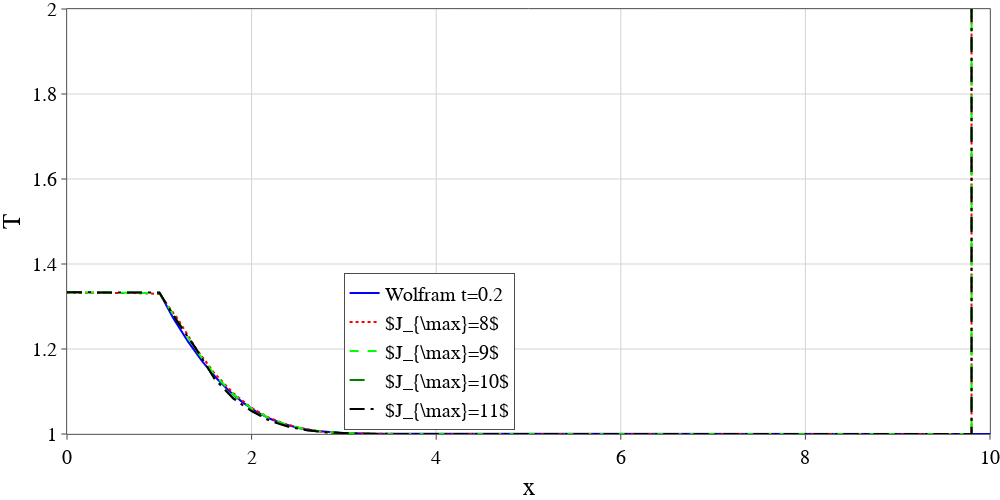
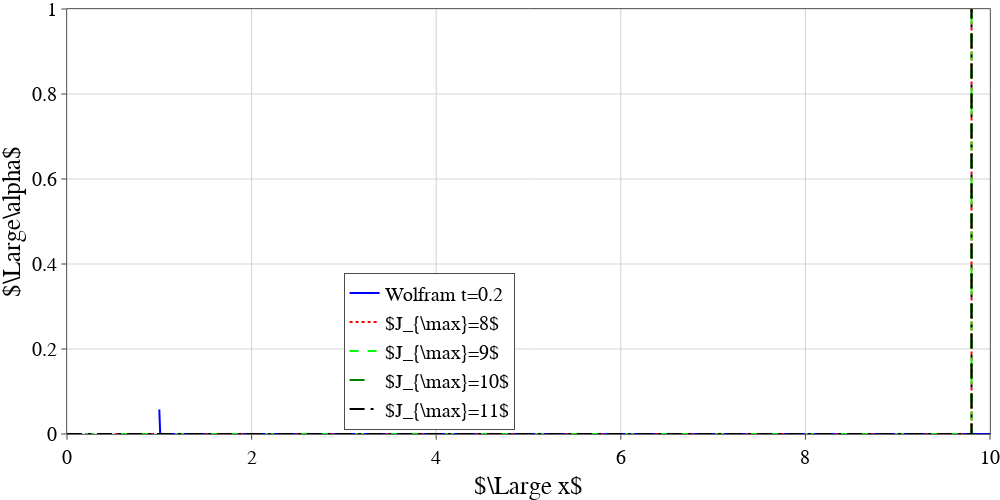

The code cell stored with these charts, in order, in its notebook:
### Code cell
tfix = [0.2]
tfixsn = "_".join(map(str, tfix))
list_x = []
list_y = []

names = []
for tf in tfix:
    print(f"tfix={tf}")
    list_x.append(data_w_tfix[tf]['x'])
    list_y.append(data_w_tfix[tf]['T'])
    names.append(f'Wolfram t={tf}')
    for lev in levs:
        print(f"lev={lev}")
        list_x.append(data_b_tfix[lev][tf]['x'])
        list_y.append(data_b_tfix[lev][tf]['T'])
        names.append(r'$J_{\max}=' + str(lev) + "$")


plot_graph(list_x, list_y, names, xtitle='x', ytitle='T', image_name=f'Couette_T_x_t={tfixsn}.pdf', list_x_fill=[], list_y_fill=[], mode=['lines']*20, \
           dash=['solid', 'dot', 'dash', 'longdash', 'longdashdot']*5, \
           colors=['blue', 'red', 'hsv(120,100,100)', 'green', 'black' ]*5, \
           marker_size=2, xrange =[0, 10], yrange = [1,2], \
           marker_style = ['circle', 'circle', 'triangle-down','square', 'diamond', 'cross',  'x-thin', 'cross-thin' ], \
           width=1000, height=500, path=MYPATH, yanchor='auto', y0_anchor=0.01, xanchor='left', x0_anchor=0.3)

list_x = []
list_y = []
for tf in tfix:
    print(f"tfix={tf}")
    list_x.append(data_w_tfix[tf]['x'])
    list_y.append(data_w_tfix[tf]['alpha'])
    for lev in levs:
        print(f"lev={lev}")
        list_x.append(data_b_tfix[lev][tf]['x'])
        list_y.append(data_b_tfix[lev][tf]['alpha'])
    
plot_graph(list_x, list_y, names, xtitle=r'$\Large x$', ytitle=r'$\Large\alpha$', image_name=f'Couette_alpha_x_t={tfixsn}.pdf', list_x_fill=[], list_y_fill=[], mode=['lines']*20, \
           dash=['solid', 'dot', 'dash', 'longdash', 'longdashdot']*5, \
           colors=['blue', 'red', 'hsv(120,100,100)', 'green', 'black' ]*5, \
           marker_size=2, xrange =[0, 10], yrange = [0,1], \
           marker_style = ['circle', 'circle', 'triangle-down','square', 'diamond', 'cross',  'x-thin', 'cross-thin' ], \
           width=1000, height=500, path=MYPATH, yanchor='auto', y0_anchor=0.01, xanchor='left', x0_anchor=0.3)

### Figure 1 — Plotly figure (JSON) as saved in the notebook; plotly's stock layout.template omitted (floating-point values rounded to 4 significant figures; data arrays with more than 128 entries replaced by an {"elided": "..."} marker saying what was removed)
{"data": [{"line": {"color": "blue", "dash": "solid", "width": 2}, "marker": {"line": {"color": "blue", "width": 1}, "size": 2, "symbol": "circle"}, "mode": "lines", "name": "Wolfram t=0.2", "textfont": {"color": "LightSeaGreen", "family": "Times New Roman", "size": 18}, "type": "scatter", "x": {"elided": "901 float values"}, "y": {"elided": "901 float values"}}, {"line": {"color": "red", "dash": "dot", "width": 2}, "marker": {"line": {"color": "red", "width": 1}, "size": 2, "symbol": "circle"}, "mode": "lines", "name": "$J_{\\max}=8$", "textfont": {"color": "LightSeaGreen", "family": "Times New Roman", "size": 18}, "type": "scatter", "x": [0, 0.2, 0.4, 0.6, 0.8, 1, 1.2, 1.4, 1.6, 1.8, 2, 2.2, 2.4, 2.6, 2.8, 3, 3.2, 3.4, 3.6, 3.8, 4, 4.2, 4.4, 4.6, 4.8, 5, 5.2, 5.4, 5.6, 5.8, 6, 6.2, 6.4, 6.6, 6.8, 7, 7.2, 7.4, 7.6, 7.8, 8, 8.2, 8.4, 8.6, 8.8, 9, 9.2, 9.4, 9.6, 9.8, 10, 10.2, 10.4, 10.6, 10.8, 11, 11.2, 11.4, 11.6, 11.8, 12, 12.2, 12.4, 12.6, 12.8, 13, 13.2, 13.4, 13.6, 13.8, 14, 14.2, 14.4, 14.6, 14.8, 15, 15.2, 15.4, 15.6, 15.8, 16, 16.2, 16.4, 16.6, 16.8, 17, 17.2, 17.4, 17.6, 17.8, 18, 18.2, 18.4, 18.6, 18.8, 19, 19.2, 19.4, 19.6, 19.8, 20], "y": [1.333, 1.333, 1.333, 1.332, 1.331, 1.33, 1.271, 1.201, 1.142, 1.096, 1.062, 1.037, 1.021, 1.011, 1.004, 1.002, 1.001, 1.0, 1.0, 1.0, 1.0, 1, 1, 1, 1, 1, 1, 1, 1, 1, 1, 1, 1, 1, 1, 1, 1, 1, 1, 1, 1, 1, 1, 1, 1, 1, 1, 1, 1, 1, 1e+30, 1e+30, 1e+30, 1e+30, 1e+30, 1e+30, 1e+30, 1e+30, 1e+30, 1e+30, 1e+30, 1e+30, 1e+30, 1e+30, 1e+30, 1e+30, 1e+30, 1e+30, 1e+30, 1e+30, 1e+30, 1e+30, 1e+30, 1e+30, 1e+30, 1e+30, 1e+30, 1e+30, 1e+30, 1e+30, 1e+30, 1e+30, 1e+30, 1e+30, 1e+30, 1e+30, 1e+30, 1e+30, 1e+30, 1e+30, 1e+30, 1e+30, 1e+30, 1e+30, 1e+30, 1e+30, 1e+30, 1e+30, 1e+30, 1e+30, 1e+30]}, {"line": {"color": "hsv(120,100,100)", "dash": "dash", "width": 2}, "marker": {"line": {"color": "hsv(120,100,100)", "width": 1}, "size": 2, "symbol": "triangle-down"}, "mode": "lines", "name": "$J_{\\max}=9$", "textfont": {"color": "LightSeaGreen", "family": "Times New Roman", "size": 18}, "type": "scatter", "x": [0, 0.2, 0.4, 0.6, 0.8, 1, 1.2, 1.4, 1.6, 1.8, 2, 2.2, 2.4, 2.6, 2.8, 3, 3.2, 3.4, 3.6, 3.8, 4, 4.2, 4.4, 4.6, 4.8, 5, 5.2, 5.4, 5.6, 5.8, 6, 6.2, 6.4, 6.6, 6.8, 7, 7.2, 7.4, 7.6, 7.8, 8, 8.2, 8.4, 8.6, 8.8, 9, 9.2, 9.4, 9.6, 9.8, 10, 10.2, 10.4, 10.6, 10.8, 11, 11.2, 11.4, 11.6, 11.8, 12, 12.2, 12.4, 12.6, 12.8, 13, 13.2, 13.4, 13.6, 13.8, 14, 14.2, 14.4, 14.6, 14.8, 15, 15.2, 15.4, 15.6, 15.8, 16, 16.2, 16.4, 16.6, 16.8, 17, 17.2, 17.4, 17.6, 17.8, 18, 18.2, 18.4, 18.6, 18.8, 19, 19.2, 19.4, 19.6, 19.8, 20], "y": [1.333, 1.333, 1.333, 1.333, 1.333, 1.332, 1.265, 1.197, 1.139, 1.094, 1.06, 1.036, 1.02, 1.01, 1.005, 1.002, 1.001, 1.0, 1.0, 1.0, 1.0, 1, 1, 1, 1, 1, 1, 1, 1, 1, 1, 1, 1, 1, 1, 1, 1, 1, 1, 1, 1, 1, 1, 1, 1, 1, 1, 1, 1, 1, 1e+30, 1e+30, 1e+30, 1e+30, 1e+30, 1e+30, 1e+30, 1e+30, 1e+30, 1e+30, 1e+30, 1e+30, 1e+30, 1e+30, 1e+30, 1e+30, 1e+30, 1e+30, 1e+30, 1e+30, 1e+30, 1e+30, 1e+30, 1e+30, 1e+30, 1e+30, 1e+30, 1e+30, 1e+30, 1e+30, 1e+30, 1e+30, 1e+30, 1e+30, 1e+30, 1e+30, 1e+30, 1e+30, 1e+30, 1e+30, 1e+30, 1e+30, 1e+30, 1e+30, 1e+30, 1e+30, 1e+30, 1e+30, 1e+30, 1e+30, 1e+30]}, {"line": {"color": "green", "dash": "longdash", "width": 2}, "marker": {"line": {"color": "green", "width": 1}, "size": 2, "symbol": "square"}, "mode": "lines", "name": "$J_{\\max}=10$", "textfont": {"color": "LightSeaGreen", "family": "Times New Roman", "size": 18}, "type": "scatter", "x": [0, 0.2, 0.4, 0.6, 0.8, 1, 1.2, 1.4, 1.6, 1.8, 2, 2.2, 2.4, 2.6, 2.8, 3, 3.2, 3.4, 3.6, 3.8, 4, 4.2, 4.4, 4.6, 4.8, 5, 5.2, 5.4, 5.6, 5.8, 6, 6.2, 6.4, 6.6, 6.8, 7, 7.2, 7.4, 7.6, 7.8, 8, 8.2, 8.4, 8.6, 8.8, 9, 9.2, 9.4, 9.6, 9.8, 10, 10.2, 10.4, 10.6, 10.8, 11, 11.2, 11.4, 11.6, 11.8, 12, 12.2, 12.4, 12.6, 12.8, 13, 13.2, 13.4, 13.6, 13.8, 14, 14.2, 14.4, 14.6, 14.8, 15, 15.2, 15.4, 15.6, 15.8, 16, 16.2, 16.4, 16.6, 16.8, 17, 17.2, 17.4, 17.6, 17.8, 18, 18.2, 18.4, 18.6, 18.8, 19, 19.2, 19.4, 19.6, 19.8, 20], "y": [1.333, 1.333, 1.333, 1.333, 1.333, 1.333, 1.265, 1.2, 1.129, 1.085, 1.055, 1.031, 1.018, 1.009, 1.004, 1.002, 1.001, 1.0, 1.0, 1.0, 1.0, 1, 1, 1, 1, 1, 1, 1, 1, 1, 1, 1, 1, 1, 1, 1, 1, 1, 1, 1, 1, 1, 1, 1, 1, 1, 1, 1, 1, 1, 1e+30, 1e+30, 1e+30, 1e+30, 1e+30, 1e+30, 1e+30, 1e+30, 1e+30, 1e+30, 1e+30, 1e+30, 1e+30, 1e+30, 1e+30, 1e+30, 1e+30, 1e+30, 1e+30, 1e+30, 1e+30, 1e+30, 1e+30, 1e+30, 1e+30, 1e+30, 1e+30, 1e+30, 1e+30, 1e+30, 1e+30, 1e+30, 1e+30, 1e+30, 1e+30, 1e+30, 1e+30, 1e+30, 1e+30, 1e+30, 1e+30, 1e+30, 1e+30, 1e+30, 1e+30, 1e+30, 1e+30, 1e+30, 1e+30, 1e+30, 1e+30]}, {"line": {"color": "black", "dash": "longdashdot", "width": 2}, "marker": {"line": {"color": "black", "width": 1}, "size": 2, "symbol": "diamond"}, "mode": "lines", "name": "$J_{\\max}=11$", "textfont": {"color": "LightSeaGreen", "family": "Times New Roman", "size": 18}, "type": "scatter", "x": [0, 0.2, 0.4, 0.6, 0.8, 1, 1.2, 1.4, 1.6, 1.8, 2, 2.2, 2.4, 2.6, 2.8, 3, 3.2, 3.4, 3.6, 3.8, 4, 4.2, 4.4, 4.6, 4.8, 5, 5.2, 5.4, 5.6, 5.8, 6, 6.2, 6.4, 6.6, 6.8, 7, 7.2, 7.4, 7.6, 7.8, 8, 8.2, 8.4, 8.6, 8.8, 9, 9.2, 9.4, 9.6, 9.8, 10, 10.2, 10.4, 10.6, 10.8, 11, 11.2, 11.4, 11.6, 11.8, 12, 12.2, 12.4, 12.6, 12.8, 13, 13.2, 13.4, 13.6, 13.8, 14, 14.2, 14.4, 14.6, 14.8, 15, 15.2, 15.4, 15.6, 15.8, 16, 16.2, 16.4, 16.6, 16.8, 17, 17.2, 17.4, 17.6, 17.8, 18, 18.2, 18.4, 18.6, 18.8, 19, 19.2, 19.4, 19.6, 19.8, 20], "y": [1.333, 1.333, 1.333, 1.333, 1.333, 1.333, 1.263, 1.2, 1.129, 1.084, 1.054, 1.031, 1.017, 1.009, 1.004, 1.002, 1.001, 1.0, 1.0, 1.0, 1.0, 1, 1, 1, 1, 1, 1, 1, 1, 1, 1, 1, 1, 1, 1, 1, 1, 1, 1, 1, 1, 1, 1, 1, 1, 1, 1, 1, 1, 1, 1e+30, 1e+30, 1e+30, 1e+30, 1e+30, 1e+30, 1e+30, 1e+30, 1e+30, 1e+30, 1e+30, 1e+30, 1e+30, 1e+30, 1e+30, 1e+30, 1e+30, 1e+30, 1e+30, 1e+30, 1e+30, 1e+30, 1e+30, 1e+30, 1e+30, 1e+30, 1e+30, 1e+30, 1e+30, 1e+30, 1e+30, 1e+30, 1e+30, 1e+30, 1e+30, 1e+30, 1e+30, 1e+30, 1e+30, 1e+30, 1e+30, 1e+30, 1e+30, 1e+30, 1e+30, 1e+30, 1e+30, 1e+30, 1e+30, 1e+30, 1e+30]}], "layout": {"autosize": false, "font": {"color": "Black", "family": "Times New Roman", "size": 20}, "height": 500, "legend": {"bgcolor": "White", "bordercolor": "Black", "borderwidth": 0.7, "x": 0.3, "xanchor": "left", "y": 0.01, "yanchor": "auto"}, "margin": {"b": 0, "l": 0, "pad": 0.1, "r": 0, "t": 0}, "paper_bgcolor": "rgba(255, 255, 255, 1)", "plot_bgcolor": "rgba(255, 255, 255, 1)", "showlegend": true, "width": 1000, "xaxis": {"gridcolor": "lightgrey", "gridwidth": 1, "linecolor": "black", "linewidth": 0.7, "mirror": true, "range": [0, 10], "showline": true, "tickfont": {"color": "black", "family": "Times New Roman", "size": 20}, "ticks": "outside", "title": {"font": {"color": "black", "family": "Times New Roman", "size": 25}, "text": "x"}}, "yaxis": {"gridcolor": "lightgrey", "gridwidth": 1, "linecolor": "black", "linewidth": 0.7, "mirror": true, "range": [1, 2], "showline": true, "tickfont": {"color": "black", "family": "Times New Roman", "size": 20}, "ticks": "outside", "title": {"font": {"color": "black", "family": "Times New Roman", "size": 25}, "text": "T"}}}}

### Figure 2 — Plotly figure (JSON) as saved in the notebook; plotly's stock layout.template omitted (floating-point values rounded to 4 significant figures; data arrays with more than 128 entries replaced by an {"elided": "..."} marker saying what was removed)
{"data": [{"line": {"color": "blue", "dash": "solid", "width": 2}, "marker": {"line": {"color": "blue", "width": 1}, "size": 2, "symbol": "circle"}, "mode": "lines", "name": "Wolfram t=0.2", "textfont": {"color": "LightSeaGreen", "family": "Times New Roman", "size": 18}, "type": "scatter", "x": {"elided": "901 float values"}, "y": {"elided": "901 float values"}}, {"line": {"color": "red", "dash": "dot", "width": 2}, "marker": {"line": {"color": "red", "width": 1}, "size": 2, "symbol": "circle"}, "mode": "lines", "name": "$J_{\\max}=8$", "textfont": {"color": "LightSeaGreen", "family": "Times New Roman", "size": 18}, "type": "scatter", "x": [0, 0.2, 0.4, 0.6, 0.8, 1, 1.2, 1.4, 1.6, 1.8, 2, 2.2, 2.4, 2.6, 2.8, 3, 3.2, 3.4, 3.6, 3.8, 4, 4.2, 4.4, 4.6, 4.8, 5, 5.2, 5.4, 5.6, 5.8, 6, 6.2, 6.4, 6.6, 6.8, 7, 7.2, 7.4, 7.6, 7.8, 8, 8.2, 8.4, 8.6, 8.8, 9, 9.2, 9.4, 9.6, 9.8, 10, 10.2, 10.4, 10.6, 10.8, 11, 11.2, 11.4, 11.6, 11.8, 12, 12.2, 12.4, 12.6, 12.8, 13, 13.2, 13.4, 13.6, 13.8, 14, 14.2, 14.4, 14.6, 14.8, 15, 15.2, 15.4, 15.6, 15.8, 16, 16.2, 16.4, 16.6, 16.8, 17, 17.2, 17.4, 17.6, 17.8, 18, 18.2, 18.4, 18.6, 18.8, 19, 19.2, 19.4, 19.6, 19.8, 20], "y": [0, 0, 0, 0, 0, 0, 0, 0, 0, 0, 0, 0, 0, 0, 0, 0, 0, 0, 0, 0, 0, 0, 0, 0, 0, 0, 0, 0, 0, 0, 0, 0, 0, 0, 0, 0, 0, 0, 0, 0, 0, 0, 0, 0, 0, 0, 0, 0, 0, 0, 1e+30, 1e+30, 1e+30, 1e+30, 1e+30, 1e+30, 1e+30, 1e+30, 1e+30, 1e+30, 1e+30, 1e+30, 1e+30, 1e+30, 1e+30, 1e+30, 1e+30, 1e+30, 1e+30, 1e+30, 1e+30, 1e+30, 1e+30, 1e+30, 1e+30, 1e+30, 1e+30, 1e+30, 1e+30, 1e+30, 1e+30, 1e+30, 1e+30, 1e+30, 1e+30, 1e+30, 1e+30, 1e+30, 1e+30, 1e+30, 1e+30, 1e+30, 1e+30, 1e+30, 1e+30, 1e+30, 1e+30, 1e+30, 1e+30, 1e+30, 1e+30]}, {"line": {"color": "hsv(120,100,100)", "dash": "dash", "width": 2}, "marker": {"line": {"color": "hsv(120,100,100)", "width": 1}, "size": 2, "symbol": "triangle-down"}, "mode": "lines", "name": "$J_{\\max}=9$", "textfont": {"color": "LightSeaGreen", "family": "Times New Roman", "size": 18}, "type": "scatter", "x": [0, 0.2, 0.4, 0.6, 0.8, 1, 1.2, 1.4, 1.6, 1.8, 2, 2.2, 2.4, 2.6, 2.8, 3, 3.2, 3.4, 3.6, 3.8, 4, 4.2, 4.4, 4.6, 4.8, 5, 5.2, 5.4, 5.6, 5.8, 6, 6.2, 6.4, 6.6, 6.8, 7, 7.2, 7.4, 7.6, 7.8, 8, 8.2, 8.4, 8.6, 8.8, 9, 9.2, 9.4, 9.6, 9.8, 10, 10.2, 10.4, 10.6, 10.8, 11, 11.2, 11.4, 11.6, 11.8, 12, 12.2, 12.4, 12.6, 12.8, 13, 13.2, 13.4, 13.6, 13.8, 14, 14.2, 14.4, 14.6, 14.8, 15, 15.2, 15.4, 15.6, 15.8, 16, 16.2, 16.4, 16.6, 16.8, 17, 17.2, 17.4, 17.6, 17.8, 18, 18.2, 18.4, 18.6, 18.8, 19, 19.2, 19.4, 19.6, 19.8, 20], "y": [0, 0, 0, 0, 0, 0, 0, 0, 0, 0, 0, 0, 0, 0, 0, 0, 0, 0, 0, 0, 0, 0, 0, 0, 0, 0, 0, 0, 0, 0, 0, 0, 0, 0, 0, 0, 0, 0, 0, 0, 0, 0, 0, 0, 0, 0, 0, 0, 0, 0, 1e+30, 1e+30, 1e+30, 1e+30, 1e+30, 1e+30, 1e+30, 1e+30, 1e+30, 1e+30, 1e+30, 1e+30, 1e+30, 1e+30, 1e+30, 1e+30, 1e+30, 1e+30, 1e+30, 1e+30, 1e+30, 1e+30, 1e+30, 1e+30, 1e+30, 1e+30, 1e+30, 1e+30, 1e+30, 1e+30, 1e+30, 1e+30, 1e+30, 1e+30, 1e+30, 1e+30, 1e+30, 1e+30, 1e+30, 1e+30, 1e+30, 1e+30, 1e+30, 1e+30, 1e+30, 1e+30, 1e+30, 1e+30, 1e+30, 1e+30, 1e+30]}, {"line": {"color": "green", "dash": "longdash", "width": 2}, "marker": {"line": {"color": "green", "width": 1}, "size": 2, "symbol": "square"}, "mode": "lines", "name": "$J_{\\max}=10$", "textfont": {"color": "LightSeaGreen", "family": "Times New Roman", "size": 18}, "type": "scatter", "x": [0, 0.2, 0.4, 0.6, 0.8, 1, 1.2, 1.4, 1.6, 1.8, 2, 2.2, 2.4, 2.6, 2.8, 3, 3.2, 3.4, 3.6, 3.8, 4, 4.2, 4.4, 4.6, 4.8, 5, 5.2, 5.4, 5.6, 5.8, 6, 6.2, 6.4, 6.6, 6.8, 7, 7.2, 7.4, 7.6, 7.8, 8, 8.2, 8.4, 8.6, 8.8, 9, 9.2, 9.4, 9.6, 9.8, 10, 10.2, 10.4, 10.6, 10.8, 11, 11.2, 11.4, 11.6, 11.8, 12, 12.2, 12.4, 12.6, 12.8, 13, 13.2, 13.4, 13.6, 13.8, 14, 14.2, 14.4, 14.6, 14.8, 15, 15.2, 15.4, 15.6, 15.8, 16, 16.2, 16.4, 16.6, 16.8, 17, 17.2, 17.4, 17.6, 17.8, 18, 18.2, 18.4, 18.6, 18.8, 19, 19.2, 19.4, 19.6, 19.8, 20], "y": [0, 0, 0, 0, 0, 0, 0, 0, 0, 0, 0, 0, 0, 0, 0, 0, 0, 0, 0, 0, 0, 0, 0, 0, 0, 0, 0, 0, 0, 0, 0, 0, 0, 0, 0, 0, 0, 0, 0, 0, 0, 0, 0, 0, 0, 0, 0, 0, 0, 0, 1e+30, 1e+30, 1e+30, 1e+30, 1e+30, 1e+30, 1e+30, 1e+30, 1e+30, 1e+30, 1e+30, 1e+30, 1e+30, 1e+30, 1e+30, 1e+30, 1e+30, 1e+30, 1e+30, 1e+30, 1e+30, 1e+30, 1e+30, 1e+30, 1e+30, 1e+30, 1e+30, 1e+30, 1e+30, 1e+30, 1e+30, 1e+30, 1e+30, 1e+30, 1e+30, 1e+30, 1e+30, 1e+30, 1e+30, 1e+30, 1e+30, 1e+30, 1e+30, 1e+30, 1e+30, 1e+30, 1e+30, 1e+30, 1e+30, 1e+30, 1e+30]}, {"line": {"color": "black", "dash": "longdashdot", "width": 2}, "marker": {"line": {"color": "black", "width": 1}, "size": 2, "symbol": "diamond"}, "mode": "lines", "name": "$J_{\\max}=11$", "textfont": {"color": "LightSeaGreen", "family": "Times New Roman", "size": 18}, "type": "scatter", "x": [0, 0.2, 0.4, 0.6, 0.8, 1, 1.2, 1.4, 1.6, 1.8, 2, 2.2, 2.4, 2.6, 2.8, 3, 3.2, 3.4, 3.6, 3.8, 4, 4.2, 4.4, 4.6, 4.8, 5, 5.2, 5.4, 5.6, 5.8, 6, 6.2, 6.4, 6.6, 6.8, 7, 7.2, 7.4, 7.6, 7.8, 8, 8.2, 8.4, 8.6, 8.8, 9, 9.2, 9.4, 9.6, 9.8, 10, 10.2, 10.4, 10.6, 10.8, 11, 11.2, 11.4, 11.6, 11.8, 12, 12.2, 12.4, 12.6, 12.8, 13, 13.2, 13.4, 13.6, 13.8, 14, 14.2, 14.4, 14.6, 14.8, 15, 15.2, 15.4, 15.6, 15.8, 16, 16.2, 16.4, 16.6, 16.8, 17, 17.2, 17.4, 17.6, 17.8, 18, 18.2, 18.4, 18.6, 18.8, 19, 19.2, 19.4, 19.6, 19.8, 20], "y": [0, 0, 0, 0, 0, 0, 0, 0, 0, 0, 0, 0, 0, 0, 0, 0, 0, 0, 0, 0, 0, 0, 0, 0, 0, 0, 0, 0, 0, 0, 0, 0, 0, 0, 0, 0, 0, 0, 0, 0, 0, 0, 0, 0, 0, 0, 0, 0, 0, 0, 1e+30, 1e+30, 1e+30, 1e+30, 1e+30, 1e+30, 1e+30, 1e+30, 1e+30, 1e+30, 1e+30, 1e+30, 1e+30, 1e+30, 1e+30, 1e+30, 1e+30, 1e+30, 1e+30, 1e+30, 1e+30, 1e+30, 1e+30, 1e+30, 1e+30, 1e+30, 1e+30, 1e+30, 1e+30, 1e+30, 1e+30, 1e+30, 1e+30, 1e+30, 1e+30, 1e+30, 1e+30, 1e+30, 1e+30, 1e+30, 1e+30, 1e+30, 1e+30, 1e+30, 1e+30, 1e+30, 1e+30, 1e+30, 1e+30, 1e+30, 1e+30]}], "layout": {"autosize": false, "font": {"color": "Black", "family": "Times New Roman", "size": 20}, "height": 500, "legend": {"bgcolor": "White", "bordercolor": "Black", "borderwidth": 0.7, "x": 0.3, "xanchor": "left", "y": 0.01, "yanchor": "auto"}, "margin": {"b": 0, "l": 0, "pad": 0.1, "r": 0, "t": 0}, "paper_bgcolor": "rgba(255, 255, 255, 1)", "plot_bgcolor": "rgba(255, 255, 255, 1)", "showlegend": true, "width": 1000, "xaxis": {"gridcolor": "lightgrey", "gridwidth": 1, "linecolor": "black", "linewidth": 0.7, "mirror": true, "range": [0, 10], "showline": true, "tickfont": {"color": "black", "family": "Times New Roman", "size": 20}, "ticks": "outside", "title": {"font": {"color": "black", "family": "Times New Roman", "size": 25}, "text": "$\\Large x$"}}, "yaxis": {"gridcolor": "lightgrey", "gridwidth": 1, "linecolor": "black", "linewidth": 0.7, "mirror": true, "range": [0, 1], "showline": true, "tickfont": {"color": "black", "family": "Times New Roman", "size": 20}, "ticks": "outside", "title": {"font": {"color": "black", "family": "Times New Roman", "size": 25}, "text": "$\\Large\\alpha$"}}}}
